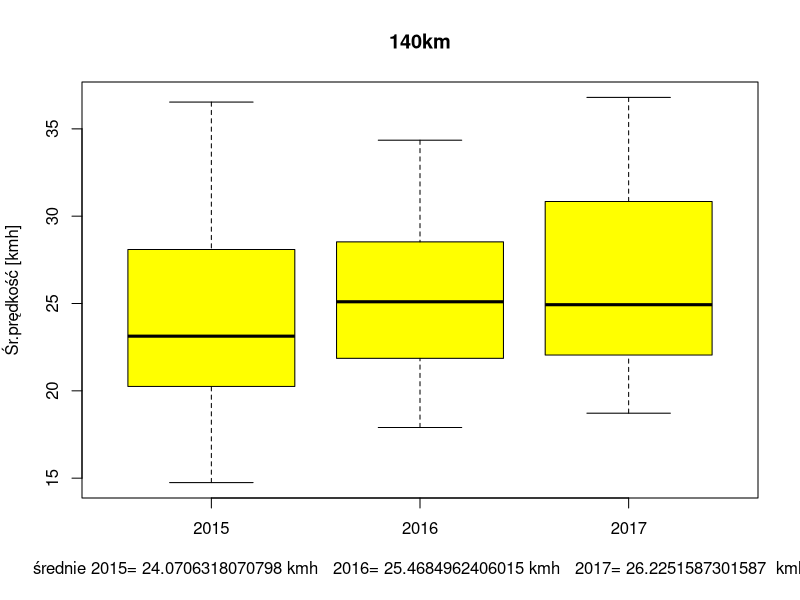
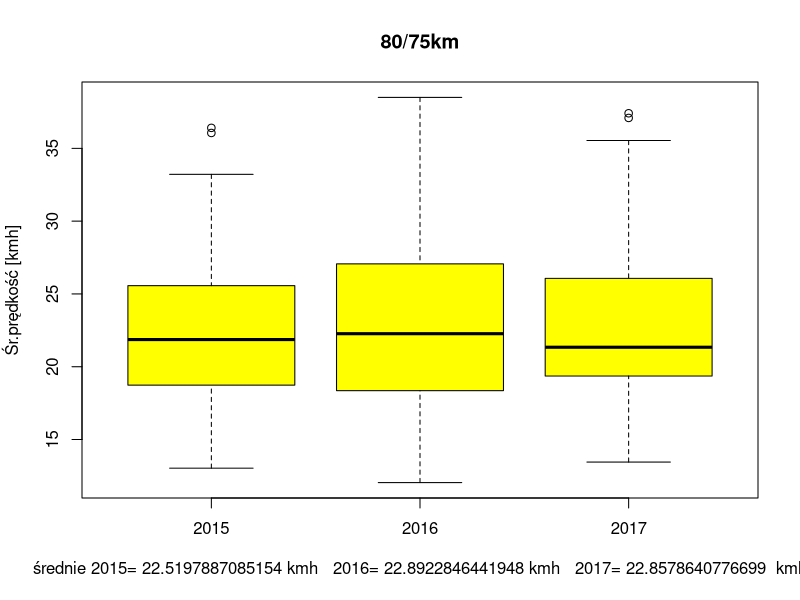
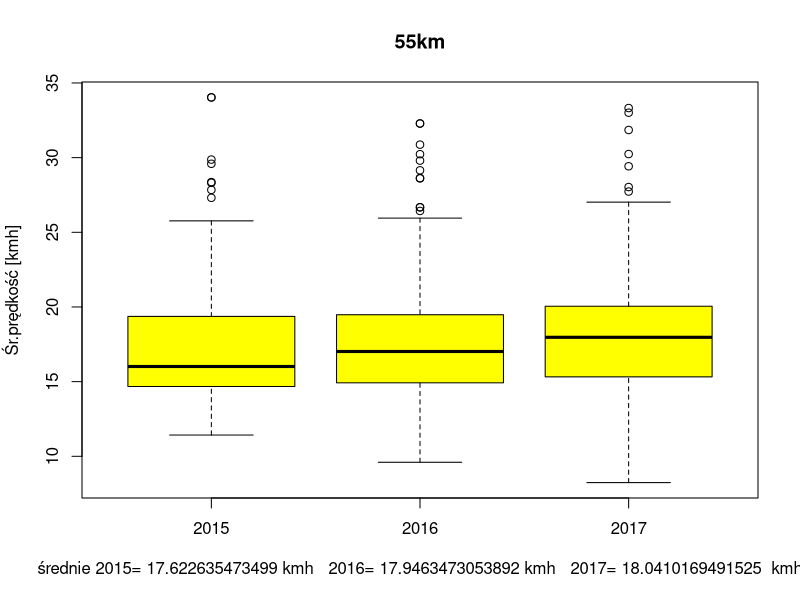

Write R code to recreate these figures, in order.
#
z16 <- read.csv("wyniki_zulawy_2016_D.csv", sep = ';',  header=T, na.string="NA", dec=",");
aggregate (z16$time, list(Numer = z16$dist), summary)
# fun=fivenum -- minimum, lower-hinge, median, upper-hinge, maximum
z16$year <- 2016;

z15 <- read.csv("wyniki_zulawy_2015_D.csv", sep = ';',  header=T, na.string="NA", dec=",");
aggregate (z15$time, list(Numer = z15$dist), summary)
z15$year <- 2015;

z17 <- read.csv("wyniki_zulawy_2017_D.csv", sep = ';',  header=T, na.string="NA", dec=".");
aggregate (z17$time, list(Numer = z17$dist), summary)
z17$year <- 2017;

###
zz15 <- z15[, c("dist", "kmH", "time", "year")];
zz16 <- z16[, c("dist", "kmH", "time", "year")];
zz17  <- z17[, c("dist", "kmH", "time", "year")];

zz <- rbind (zz15, zz16, zz17);


## tylko dystans 140
zz140 <- subset (zz, ( dist == 140 ));
sum140 <- aggregate (zz140$kmH, list(Numer = zz140$year), summary)
sum140
xl <- paste ("średnie 2015=", sum140$x[1,4], "kmh   2016=", sum140$x[2,4], "kmh   2017=", sum140$x[3,4], " kmh")
boxplot (kmH ~ year, zz140, xlab = xl, ylab = "Śr.prędkość [kmh]", col = "yellow", main="140km" )

## tylko dystans 55
zz75 <- subset (zz, ( dist > 60 & dist < 90 ));
sum75 <- aggregate (zz75$kmH, list(Numer = zz75$year), summary)
sum75
xl <- paste ("średnie 2015=", sum75$x[1,4], "kmh   2016=", sum75$x[2,4], "kmh   2017=", sum75$x[3,4], " kmh")
boxplot (kmH ~ year, zz75, xlab = xl, ylab = "Śr.prędkość [kmh]", col = "yellow", main="80/75km" )

## tylko dystans 55
zz55 <- subset (zz, ( dist < 60 ));
sum55 <- aggregate (zz55$kmH, list(Numer = zz55$year), summary)
sum55
#str(sum55$x[2,4])
xl <- paste ("średnie 2015=", sum55$x[1,4], "kmh   2016=", sum55$x[2,4], "kmh   2017=", sum55$x[3,4], " kmh")

boxplot (kmH ~ year, zz55, xlab = xl, ylab = "Śr.prędkość [kmh]", col = "yellow", main="55km" )

